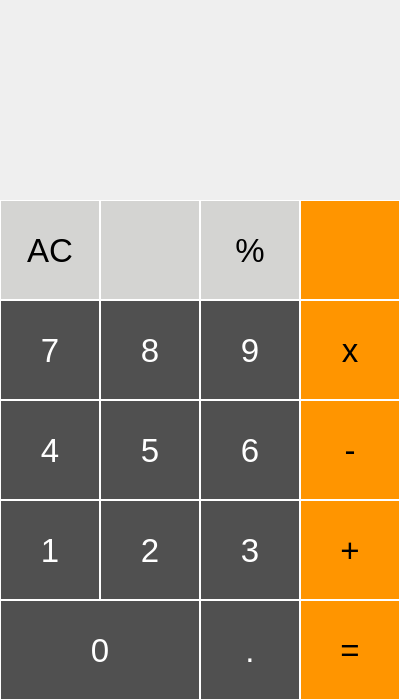
<?xml version="1.0" encoding="UTF-8"?>
<ui version="4.0">
 <class>CalculatorLightView</class>
 <widget class="QWidget" name="CalculatorLightView">
  <property name="geometry">
   <rect>
    <x>0</x>
    <y>0</y>
    <width>400</width>
    <height>700</height>
   </rect>
  </property>
  <property name="minimumSize">
   <size>
    <width>400</width>
    <height>700</height>
   </size>
  </property>
  <property name="maximumSize">
   <size>
    <width>400</width>
    <height>700</height>
   </size>
  </property>
  <property name="windowTitle">
   <string/>
  </property>
  <property name="windowIcon">
   <iconset resource="resource.qrc">
    <normaloff>:/Assets/empty.ico</normaloff>:/Assets/empty.ico</iconset>
  </property>
  <property name="styleSheet">
   <string notr="true">QPushButton {
	border: 1px solid white;
	border-radius: 0;
}

QLabel {
margin-right: 10px;
}

/*  Operation buttons */
QPushButton#btn_divide,
 QPushButton#btn_multiply,
 QPushButton#btn_minus,
 QPushButton#btn_plus,
 QPushButton#btn_equal {
background-color: #FF9500;
}

QPushButton#btn_divide:hover,
 QPushButton#btn_multiply:hover,
 QPushButton#btn_minus:hover,
 QPushButton#btn_plus:hover,
 QPushButton#btn_equal:hover {
background-color: #ffb143;
}

QPushButton#btn_divide:pressed,
 QPushButton#btn_multiply:pressed,
 QPushButton#btn_minus:pressed,
 QPushButton#btn_plus:pressed,
 QPushButton#btn_equal:pressed {
background-color: #FF9500;
}

/*  top buttons */

QPushButton#btn_ac,
 QPushButton#btn_change_sign,
 QPushButton#btn_percent {
background-color: #D4D4D2;
}

QPushButton#btn_ac:hover,
 QPushButton#btn_change_sign:hover,
 QPushButton#btn_percent:hover {
background-color: #efefed;
}

QPushButton#btn_ac:pressed,
 QPushButton#btn_change_sign:pressed,
 QPushButton#btn_percent:pressed {
background-color: #D4D4D2;
}

/*  Number buttons */

QPushButton#btn_0,
QPushButton#btn_1,
 QPushButton#btn_2,
 QPushButton#btn_3,
 QPushButton#btn_4,
QPushButton#btn_5,
QPushButton#btn_6,
 QPushButton#btn_7,
 QPushButton#btn_8,
 QPushButton#btn_9,
 QPushButton#btn_dot{
background-color: #505050;
color: white;
}

QPushButton#btn_0:hover,
QPushButton#btn_1:hover,
 QPushButton#btn_2:hover,
 QPushButton#btn_3:hover,
 QPushButton#btn_4:hover,
QPushButton#btn_5:hover,
QPushButton#btn_6:hover,
 QPushButton#btn_7:hover,
 QPushButton#btn_8:hover,
 QPushButton#btn_9:hover,
 QPushButton#btn_dot:hover{
background-color: #686868;
}

QPushButton#btn_0:pressed,
QPushButton#btn_1:pressed,
 QPushButton#btn_2:pressed,
 QPushButton#btn_3:pressed,
 QPushButton#btn_4:pressed,
QPushButton#btn_5:pressed,
QPushButton#btn_6:pressed,
 QPushButton#btn_7:pressed,
 QPushButton#btn_8:pressed,
 QPushButton#btn_9:pressed,
 QPushButton#btn_dot:pressed{
background-color: #505050;
}</string>
  </property>
  <layout class="QVBoxLayout" name="verticalLayout" stretch="1,1,5">
   <property name="spacing">
    <number>0</number>
   </property>
   <property name="leftMargin">
    <number>0</number>
   </property>
   <property name="topMargin">
    <number>0</number>
   </property>
   <property name="rightMargin">
    <number>0</number>
   </property>
   <property name="bottomMargin">
    <number>0</number>
   </property>
   <item>
    <widget class="QLabel" name="lbl_small">
     <property name="font">
      <font>
       <family>Helvetica</family>
       <pointsize>25</pointsize>
      </font>
     </property>
     <property name="text">
      <string/>
     </property>
     <property name="alignment">
      <set>Qt::AlignmentFlag::AlignBottom|Qt::AlignmentFlag::AlignRight|Qt::AlignmentFlag::AlignTrailing</set>
     </property>
     <property name="wordWrap">
      <bool>false</bool>
     </property>
     <property name="margin">
      <number>0</number>
     </property>
     <property name="indent">
      <number>0</number>
     </property>
    </widget>
   </item>
   <item>
    <widget class="QLabel" name="lbl_big">
     <property name="font">
      <font>
       <family>Helvetica</family>
       <pointsize>50</pointsize>
      </font>
     </property>
     <property name="text">
      <string/>
     </property>
     <property name="alignment">
      <set>Qt::AlignmentFlag::AlignRight|Qt::AlignmentFlag::AlignTrailing|Qt::AlignmentFlag::AlignVCenter</set>
     </property>
     <property name="margin">
      <number>0</number>
     </property>
     <property name="indent">
      <number>0</number>
     </property>
    </widget>
   </item>
   <item>
    <layout class="QGridLayout" name="gridLayout" rowstretch="1,1,1,1,1" columnstretch="1,1,1,1">
     <property name="sizeConstraint">
      <enum>QLayout::SizeConstraint::SetDefaultConstraint</enum>
     </property>
     <property name="spacing">
      <number>0</number>
     </property>
     <item row="3" column="0">
      <widget class="QPushButton" name="btn_1">
       <property name="sizePolicy">
        <sizepolicy hsizetype="Expanding" vsizetype="Expanding">
         <horstretch>0</horstretch>
         <verstretch>0</verstretch>
        </sizepolicy>
       </property>
       <property name="font">
        <font>
         <family>Helvetica</family>
         <pointsize>25</pointsize>
         <bold>false</bold>
        </font>
       </property>
       <property name="text">
        <string>1</string>
       </property>
      </widget>
     </item>
     <item row="0" column="2">
      <widget class="QPushButton" name="btn_percent">
       <property name="sizePolicy">
        <sizepolicy hsizetype="Expanding" vsizetype="Expanding">
         <horstretch>0</horstretch>
         <verstretch>0</verstretch>
        </sizepolicy>
       </property>
       <property name="font">
        <font>
         <family>Helvetica</family>
         <pointsize>25</pointsize>
         <bold>false</bold>
        </font>
       </property>
       <property name="text">
        <string>%</string>
       </property>
      </widget>
     </item>
     <item row="2" column="0">
      <widget class="QPushButton" name="btn_4">
       <property name="sizePolicy">
        <sizepolicy hsizetype="Expanding" vsizetype="Expanding">
         <horstretch>0</horstretch>
         <verstretch>0</verstretch>
        </sizepolicy>
       </property>
       <property name="font">
        <font>
         <family>Helvetica</family>
         <pointsize>25</pointsize>
         <bold>false</bold>
        </font>
       </property>
       <property name="text">
        <string>4</string>
       </property>
      </widget>
     </item>
     <item row="0" column="0">
      <widget class="QPushButton" name="btn_ac">
       <property name="sizePolicy">
        <sizepolicy hsizetype="Expanding" vsizetype="Expanding">
         <horstretch>0</horstretch>
         <verstretch>0</verstretch>
        </sizepolicy>
       </property>
       <property name="font">
        <font>
         <family>Helvetica</family>
         <pointsize>25</pointsize>
         <bold>false</bold>
        </font>
       </property>
       <property name="text">
        <string>AC</string>
       </property>
      </widget>
     </item>
     <item row="0" column="1">
      <widget class="QPushButton" name="btn_change_sign">
       <property name="sizePolicy">
        <sizepolicy hsizetype="Expanding" vsizetype="Expanding">
         <horstretch>0</horstretch>
         <verstretch>0</verstretch>
        </sizepolicy>
       </property>
       <property name="font">
        <font>
         <family>Helvetica</family>
         <pointsize>25</pointsize>
         <bold>false</bold>
        </font>
       </property>
       <property name="text">
        <string/>
       </property>
       <property name="icon">
        <iconset resource="resource.qrc">
         <normaloff>:/Assets/invert_dark.png</normaloff>:/Assets/invert_dark.png</iconset>
       </property>
       <property name="iconSize">
        <size>
         <width>25</width>
         <height>25</height>
        </size>
       </property>
      </widget>
     </item>
     <item row="1" column="0">
      <widget class="QPushButton" name="btn_7">
       <property name="sizePolicy">
        <sizepolicy hsizetype="Expanding" vsizetype="Expanding">
         <horstretch>0</horstretch>
         <verstretch>0</verstretch>
        </sizepolicy>
       </property>
       <property name="font">
        <font>
         <family>Helvetica</family>
         <pointsize>25</pointsize>
         <bold>false</bold>
        </font>
       </property>
       <property name="text">
        <string>7</string>
       </property>
      </widget>
     </item>
     <item row="0" column="3">
      <widget class="QPushButton" name="btn_divide">
       <property name="sizePolicy">
        <sizepolicy hsizetype="Expanding" vsizetype="Expanding">
         <horstretch>0</horstretch>
         <verstretch>0</verstretch>
        </sizepolicy>
       </property>
       <property name="font">
        <font>
         <family>Helvetica</family>
         <pointsize>25</pointsize>
         <bold>false</bold>
        </font>
       </property>
       <property name="text">
        <string/>
       </property>
       <property name="icon">
        <iconset resource="resource.qrc">
         <normaloff>:/Assets/divide_dark.png</normaloff>:/Assets/divide_dark.png</iconset>
       </property>
       <property name="iconSize">
        <size>
         <width>20</width>
         <height>20</height>
        </size>
       </property>
      </widget>
     </item>
     <item row="1" column="1">
      <widget class="QPushButton" name="btn_8">
       <property name="sizePolicy">
        <sizepolicy hsizetype="Expanding" vsizetype="Expanding">
         <horstretch>0</horstretch>
         <verstretch>0</verstretch>
        </sizepolicy>
       </property>
       <property name="font">
        <font>
         <family>Helvetica</family>
         <pointsize>25</pointsize>
         <bold>false</bold>
        </font>
       </property>
       <property name="text">
        <string>8</string>
       </property>
      </widget>
     </item>
     <item row="1" column="2">
      <widget class="QPushButton" name="btn_9">
       <property name="sizePolicy">
        <sizepolicy hsizetype="Expanding" vsizetype="Expanding">
         <horstretch>0</horstretch>
         <verstretch>0</verstretch>
        </sizepolicy>
       </property>
       <property name="font">
        <font>
         <family>Helvetica</family>
         <pointsize>25</pointsize>
         <bold>false</bold>
        </font>
       </property>
       <property name="text">
        <string>9</string>
       </property>
      </widget>
     </item>
     <item row="1" column="3">
      <widget class="QPushButton" name="btn_multiply">
       <property name="sizePolicy">
        <sizepolicy hsizetype="Expanding" vsizetype="Expanding">
         <horstretch>0</horstretch>
         <verstretch>0</verstretch>
        </sizepolicy>
       </property>
       <property name="font">
        <font>
         <family>Helvetica</family>
         <pointsize>25</pointsize>
         <bold>false</bold>
        </font>
       </property>
       <property name="text">
        <string>x</string>
       </property>
      </widget>
     </item>
     <item row="2" column="1">
      <widget class="QPushButton" name="btn_5">
       <property name="sizePolicy">
        <sizepolicy hsizetype="Expanding" vsizetype="Expanding">
         <horstretch>0</horstretch>
         <verstretch>0</verstretch>
        </sizepolicy>
       </property>
       <property name="font">
        <font>
         <family>Helvetica</family>
         <pointsize>25</pointsize>
         <bold>false</bold>
        </font>
       </property>
       <property name="text">
        <string>5</string>
       </property>
      </widget>
     </item>
     <item row="2" column="2">
      <widget class="QPushButton" name="btn_6">
       <property name="sizePolicy">
        <sizepolicy hsizetype="Expanding" vsizetype="Expanding">
         <horstretch>0</horstretch>
         <verstretch>0</verstretch>
        </sizepolicy>
       </property>
       <property name="font">
        <font>
         <family>Helvetica</family>
         <pointsize>25</pointsize>
         <bold>false</bold>
        </font>
       </property>
       <property name="text">
        <string>6</string>
       </property>
      </widget>
     </item>
     <item row="2" column="3">
      <widget class="QPushButton" name="btn_minus">
       <property name="sizePolicy">
        <sizepolicy hsizetype="Expanding" vsizetype="Expanding">
         <horstretch>0</horstretch>
         <verstretch>0</verstretch>
        </sizepolicy>
       </property>
       <property name="font">
        <font>
         <family>Helvetica</family>
         <pointsize>25</pointsize>
         <bold>false</bold>
        </font>
       </property>
       <property name="text">
        <string>-</string>
       </property>
      </widget>
     </item>
     <item row="3" column="1">
      <widget class="QPushButton" name="btn_2">
       <property name="sizePolicy">
        <sizepolicy hsizetype="Expanding" vsizetype="Expanding">
         <horstretch>0</horstretch>
         <verstretch>0</verstretch>
        </sizepolicy>
       </property>
       <property name="font">
        <font>
         <family>Helvetica</family>
         <pointsize>25</pointsize>
         <bold>false</bold>
        </font>
       </property>
       <property name="text">
        <string>2</string>
       </property>
      </widget>
     </item>
     <item row="3" column="2">
      <widget class="QPushButton" name="btn_3">
       <property name="sizePolicy">
        <sizepolicy hsizetype="Expanding" vsizetype="Expanding">
         <horstretch>0</horstretch>
         <verstretch>0</verstretch>
        </sizepolicy>
       </property>
       <property name="font">
        <font>
         <family>Helvetica</family>
         <pointsize>25</pointsize>
         <bold>false</bold>
        </font>
       </property>
       <property name="text">
        <string>3</string>
       </property>
      </widget>
     </item>
     <item row="3" column="3">
      <widget class="QPushButton" name="btn_plus">
       <property name="sizePolicy">
        <sizepolicy hsizetype="Expanding" vsizetype="Expanding">
         <horstretch>0</horstretch>
         <verstretch>0</verstretch>
        </sizepolicy>
       </property>
       <property name="font">
        <font>
         <family>Helvetica</family>
         <pointsize>25</pointsize>
         <bold>false</bold>
        </font>
       </property>
       <property name="text">
        <string>+</string>
       </property>
      </widget>
     </item>
     <item row="4" column="2">
      <widget class="QPushButton" name="btn_dot">
       <property name="sizePolicy">
        <sizepolicy hsizetype="Expanding" vsizetype="Expanding">
         <horstretch>0</horstretch>
         <verstretch>0</verstretch>
        </sizepolicy>
       </property>
       <property name="font">
        <font>
         <family>Helvetica</family>
         <pointsize>25</pointsize>
         <bold>false</bold>
        </font>
       </property>
       <property name="text">
        <string>.</string>
       </property>
      </widget>
     </item>
     <item row="4" column="3">
      <widget class="QPushButton" name="btn_equal">
       <property name="sizePolicy">
        <sizepolicy hsizetype="Expanding" vsizetype="Expanding">
         <horstretch>0</horstretch>
         <verstretch>0</verstretch>
        </sizepolicy>
       </property>
       <property name="font">
        <font>
         <family>Helvetica</family>
         <pointsize>25</pointsize>
         <bold>false</bold>
        </font>
       </property>
       <property name="text">
        <string>=</string>
       </property>
      </widget>
     </item>
     <item row="4" column="0" colspan="2">
      <widget class="QPushButton" name="btn_0">
       <property name="sizePolicy">
        <sizepolicy hsizetype="Expanding" vsizetype="Expanding">
         <horstretch>0</horstretch>
         <verstretch>0</verstretch>
        </sizepolicy>
       </property>
       <property name="font">
        <font>
         <family>Helvetica</family>
         <pointsize>25</pointsize>
         <bold>false</bold>
        </font>
       </property>
       <property name="text">
        <string>0</string>
       </property>
      </widget>
     </item>
    </layout>
   </item>
  </layout>
 </widget>
 <resources>
  <include location="resource.qrc"/>
 </resources>
 <connections/>
</ui>
